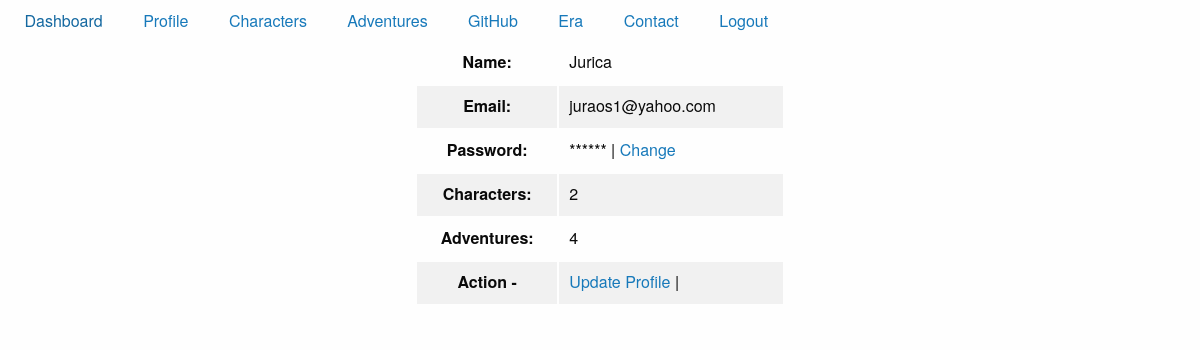
/private/users/index.php (signed in), run on the app's committed database.
### tables this page shows
create table player(
id 			int not null primary key auto_increment,
username 	varchar(59) not null,
password	char(32) not null,
email 		varchar(50) not null
);

### private/users/index.php (the view, shortened to what this page needs)
<?php
include_once '../../config.php'; checkLogin();
?>
<!doctype html>
<html class="no-js" lang="en" dir="ltr">
	<head>
		<?php
		include_once '../../templates/head.php';
		?>
	</head>
	<body>
		<?php include_once '../../templates/menu.php'; ?>
		<div class="row">
			<div class="large-4 columns large-centered">
				<table>
					<tbody>
							<?php
							$query = "select a.id, a.username, a.password, a.email, count(b.id) as pc
									 from player a
									 left join player_adventure b on a.id=b.player
									 where a.id=:id
									 group by a.id, a.username, a.password,a.email ";
							$stmt = $conn->prepare($query);
							$stmt->execute(array("id" => $_SESSION["session"]->id));
							$result = $stmt->fetchAll(PDO::FETCH_OBJ);
							foreach($result as $row):
							 ?>
						<tr>
								<th>Name:</th>
								<td><?php echo $row->username; ?></td>
						</tr>
						<tr>
								<th>Email:</th>
								<td><?php echo $row->email; ?></td>
						</tr>
						<tr>
								<th>Password:</th>
								<td> ****** | <a href="changePass.php?id=<?php echo $row->id; ?>">Change</a></td>
						</tr>
						<tr>
								<th>Characters:</th>
								<td><?php $query = "select count(b.pc)
											from player a
											inner join player_adventure b on a.id = b.player
											where a.id = :id;";
										$stmt = $conn->prepare($query);
										$stmt->execute(array("id"=> $_SESSION["session"]->id));
										echo $res = $stmt->fetchColumn(); ?>
						</tr>
						<tr>
								<th>Adventures:</th>
								<td><?php $query = "select count(a.id)
													from adventure a
													inner join player b on b.id = a.dm
													where a.dm = :id;";
										$stmt = $conn->prepare($query);
										$stmt->execute(array("id"=> $_SESSION["session"]->id));
										echo $result = $stmt->fetchColumn(); ?>
						</tr>
						<tr>
								<th>Action - </th>
								<td>
									<a href="changeProfile.php?id=<?php echo $row->id; ?>">Update Profile</a> | <?php if($result === 0 || $res === 0): ?>
											<a href="delete.php?id=<?php echo $row->id; ?>">Delete</a>
											<?php	else:?>
												<a href="#" style="visibility: hidden">Delete</a>
											<?php endif; ?>
								</td>
						</tr>
							<?php endforeach; ?>
						</tbody>
				</table>
			</div>
		</div>
	</body>
</html>

### css/app.css (style rules this page uses)
.row { max-width: 100%; }

### data on the page
player: username "Jurica", email "juraos1@yahoo.com", fetchColumn "2", fetchColumn "4"
